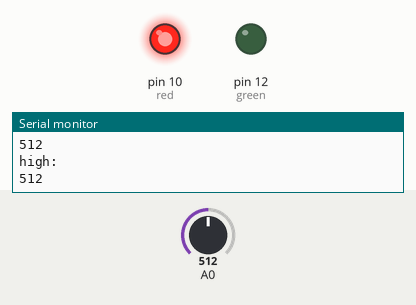
Simulated run of this sketch. Board: Arduino Uno, built with avr-gcc and run on an emulated ATmega328P. Parts: output pins drawn as LEDs (lit = HIGH), the last lines printed to the serial monitor. Inputs (shaded band) come from the test bench; at power-on: A0 = 512.

Above: at 1.8 s.
1.9 s: A0 set to 487
At 2.3 s:
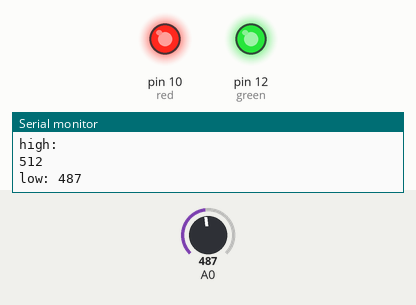
Timing chart, 0 to 4.9 s (numbered marks = the images above; inputs shaded):
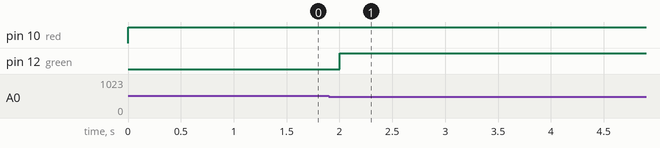

Measured:
- the behaviour switches between 501 and 500 on A0 (found by bisection; images 0 and 1)
- after the input at 1.9 s, pin 12 (green): LOW → HIGH after 0.10 s

The sketch:

MQ135.ino
```cpp
int ppm;

int red=10;
int green=12;
int blue=11;
void setup()
{
  Serial.begin(9600);
}

void loop()
{
  ppm = analogRead(0);
  if (ppm>500) {
    Serial.println("high: ");
    Serial.print (ppm);
    Serial.println("");
    analogWrite(red,255);
  }
  else {
    Serial.print ("low: ");
    Serial.print (ppm);
    Serial.println();
    analogWrite(green,255);
  }
  delay(1000);
}
```
